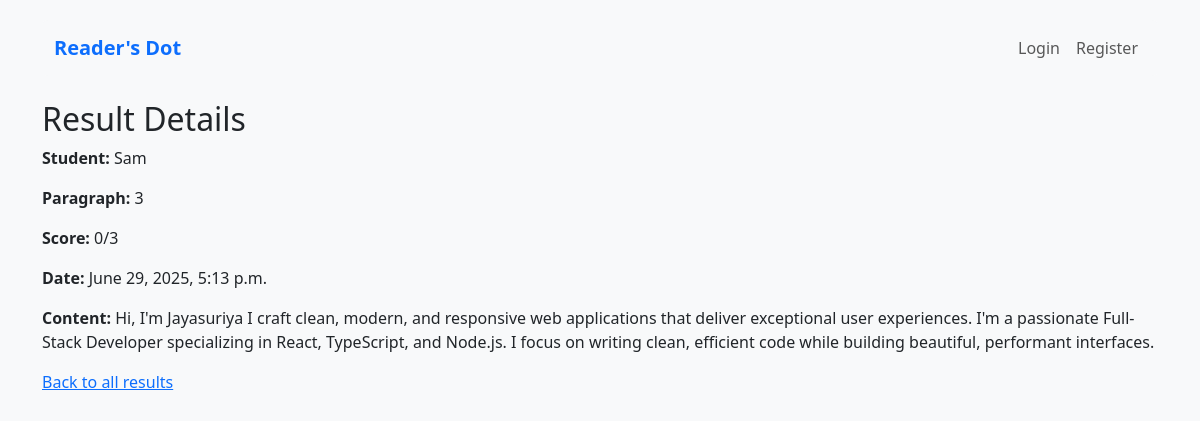
Page /results/7/ on the committed database.
### core/models.py (models this page shows, shortened)
class StudentResult(models.Model):
    student_name = models.CharField(max_length=100)
    paragraph = models.ForeignKey(Paragraph, on_delete=models.CASCADE)
    score = models.IntegerField(default=0)
    total_questions = models.IntegerField(default=0)
    created_at = models.DateTimeField(auto_now_add=True)

class Paragraph(models.Model):
    content = models.TextField()
    otp = models.CharField(max_length=6, unique=True, blank=True)
    created_at = models.DateTimeField(auto_now_add=True)
    created_by = models.ForeignKey(User, on_delete=models.CASCADE)

### core/views.py (the view)
# urls.py: path('results/<int:result_id>/', views.result_detail, name='result_detail'),
def result_detail(request, result_id):
    result = get_object_or_404(StudentResult, id=result_id)
    return render(request, 'core/result_detail.html', {'result': result})

### core/templates/core/result_detail.html (shortened to what this page needs)
{% extends "core/base.html" %}
{% block content %}
<h2>Result Details</h2>
<div class="result-details">
    <p><strong>Student:</strong> {{ result.student_name }}</p>
    <p><strong>Paragraph:</strong> {{ result.paragraph.id }}</p>
    <p><strong>Score:</strong> {{ result.score }}/{{ result.total_questions }}</p>
    <p><strong>Date:</strong> {{ result.created_at }}</p>
    <p><strong>Content:</strong> {{ result.paragraph.content }}</p>
</div>
<a href="{% url 'view_results' %}">Back to all results</a>
{% endblock %}

### core/templates/core/base.html (style rules this page uses)
body { background-color: #f8f9fa; padding-top: 20px; }

### rows in the picture
StudentResult: student_name "Sam", paragraph.id "3", score "0", total_questions "3", created_at "June 29, 2025, 5:13 p.m.", paragraph.content "Hi, I'm Jayasuriya I craft clean, modern, and responsive web applications that deliver exceptional user experiences. I'm a passionate Full-Stack Developer specializing in React, TypeScript, and Node.js. I focus on writing clean, efficient code while building beautiful, performant interfaces."
